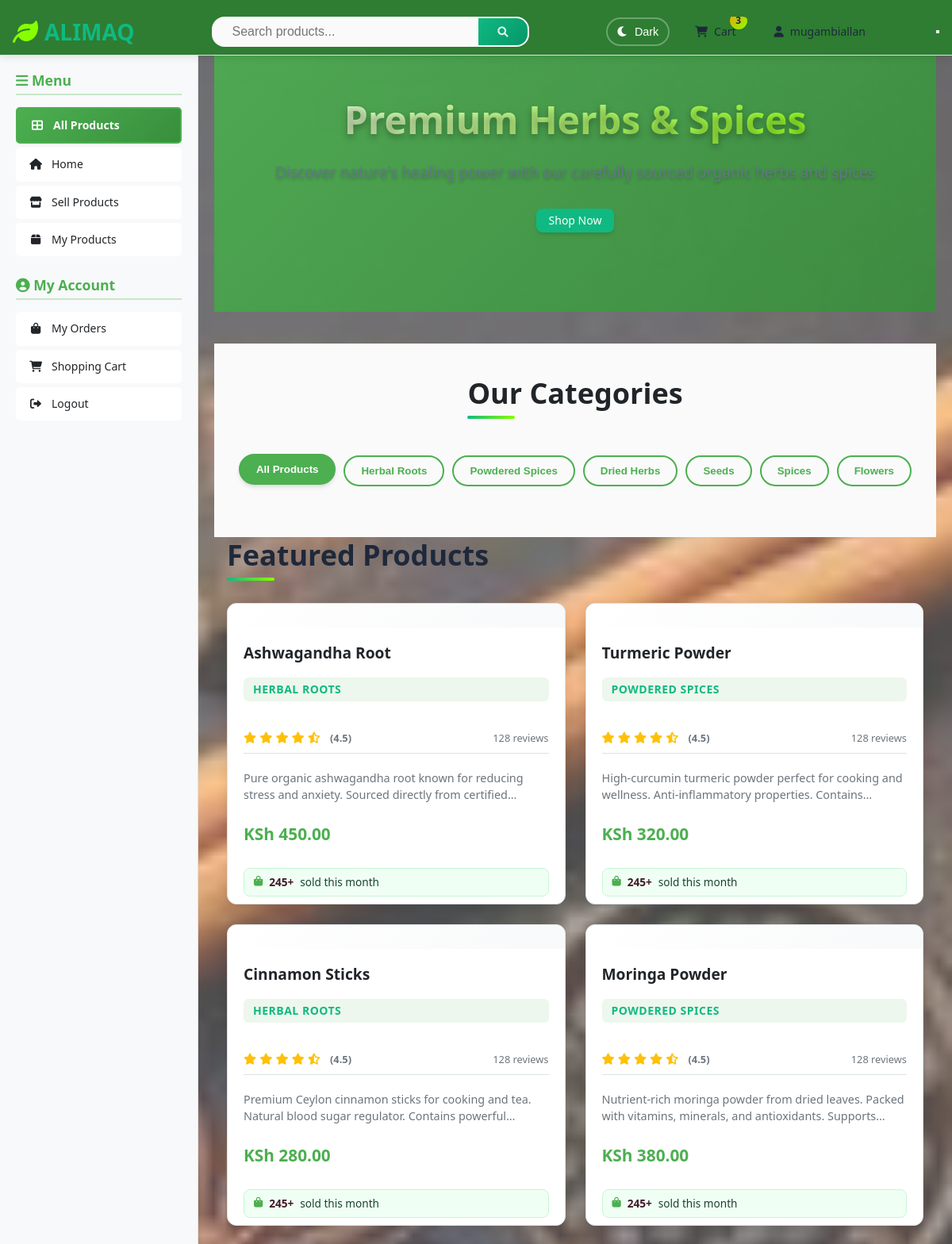
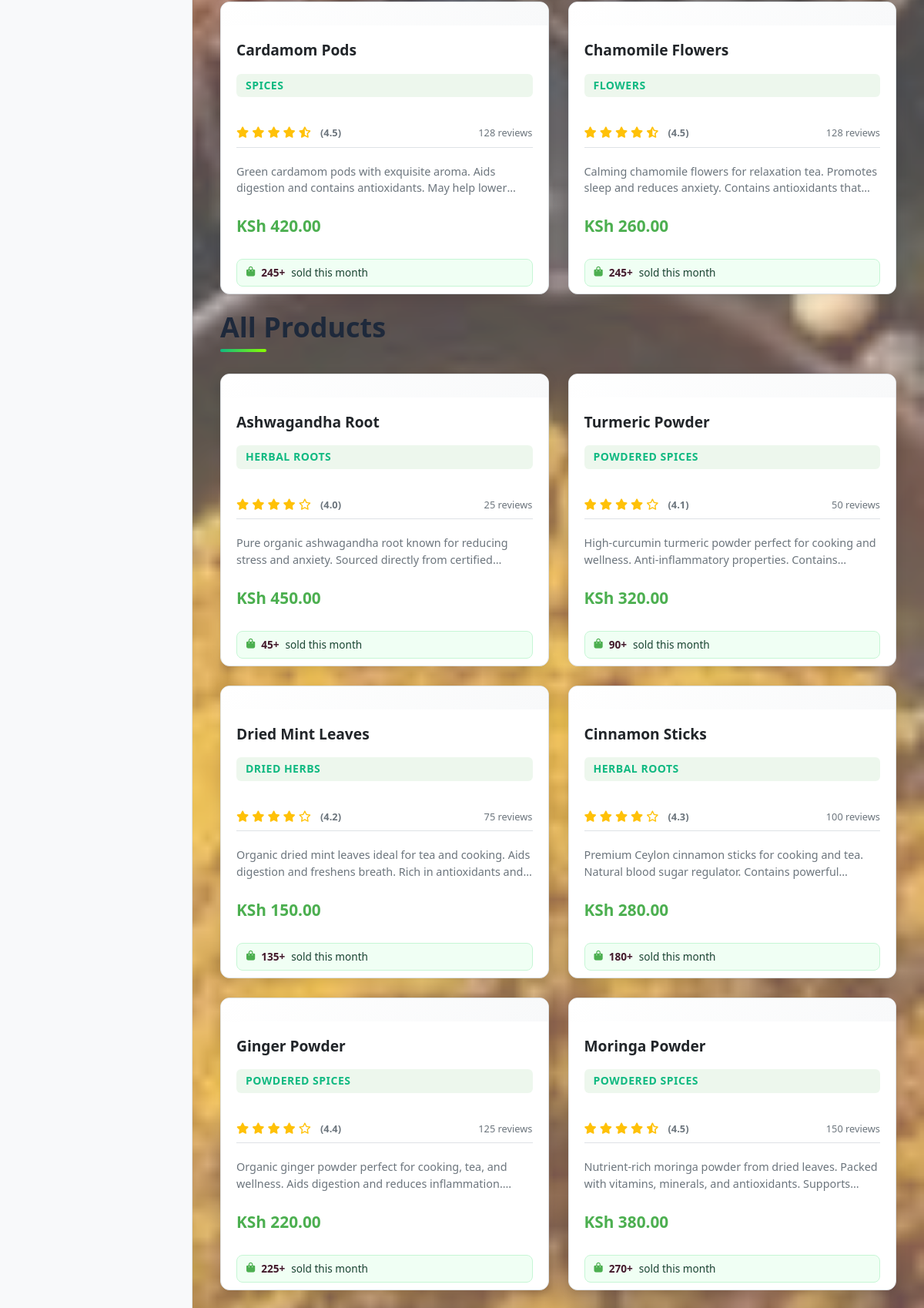
The app's page / (signed in, upper part) with its own data (2 pictures, top to bottom).
### app.py (models this page shows)
class User(UserMixin, db.Model):
    id = db.Column(db.Integer, primary_key=True)
    email = db.Column(db.String(100), unique=True, nullable=False)
    password = db.Column(db.String(255), nullable=False)
    name = db.Column(db.String(100), nullable=False)
    phone = db.Column(db.String(20), nullable=False)
    verified = db.Column(db.Boolean, default=False)
    is_seller = db.Column(db.Boolean, default=False)
    is_admin = db.Column(db.Boolean, default=False)
    created_at = db.Column(db.DateTime, default=datetime.utcnow)
    updated_at = db.Column(db.DateTime, default=datetime.utcnow, onupdate=datetime.utcnow)

class Product(db.Model):
    id = db.Column(db.Integer, primary_key=True)
    name = db.Column(db.String(100), nullable=False)
    description = db.Column(db.Text, nullable=False)
    price = db.Column(db.Float, nullable=False)
    category = db.Column(db.String(50), nullable=False)
    image_url = db.Column(db.String(255), default='default-product.jpg')
    stock = db.Column(db.Integer, default=0)
    seller_id = db.Column(db.Integer, db.ForeignKey('user.id'), nullable=False)
    featured = db.Column(db.Boolean, default=False)
    active = db.Column(db.Boolean, default=True)
    created_at = db.Column(db.DateTime, default=datetime.utcnow)
    updated_at = db.Column(db.DateTime, default=datetime.utcnow, onupdate=datetime.utcnow)
    seller = db.relationship('User', backref=db.backref('products', lazy=True))

### app.py (the view)
@app.route('/')
def index():
    category = request.args.get('category', 'all')
    search = request.args.get('search', '')
    query = Product.query.filter_by(active=True)
    if category != 'all':
        query = query.filter_by(category=category)
    if search:
        query = query.filter(Product.name.ilike(f'%{search}%'))
    products = query.order_by(Product.created_at.desc()).all()
    featured_products = Product.query.filter_by(featured=True, active=True).limit(8).all()
    print(f"DEBUG: Loading {len(products)} products from database")
    for product in products:
        print(f"  - {product.name} (Active: {product.active})")
    return render_template('index.html',
                         products=products,
                         categories=Config.CATEGORIES,
                         selected_category=category,
                         search_query=search,
                         featured_products=featured_products)

### app.py (called while the page is built)
@login_manager.user_loader
def load_user(user_id):
    return db.session.get(User, int(user_id))

### templates/index.html (shortened to what this page needs)
{% extends "base.html" %}
{% block content %}
<section class="hero">
    <div class="hero-content">
        <h1>Premium Herbs & Spices</h1>
        <p>Discover nature's healing power with our carefully sourced organic herbs and spices</p>
        <a href="#products" class="btn btn-primary">Shop Now</a>
    </div>
</section>
<section class="category-filter" id="products">
    <div class="container">
        <h2>Our Categories</h2>
        <div class="filter-buttons">
            <button class="filter-btn {% if selected_category == 'all' %}active{% endif %}"
                    data-filter="all">All Products</button>
            {% for category in categories %}
            <button class="filter-btn {% if selected_category == category %}active{% endif %}"
                    data-filter="{{ category }}">{{ category }}</button>
            {% endfor %}
        </div>
    </div>
</section>
{% if featured_products %}
<section class="featured-products">
    <div class="container">
        <h2>Featured Products</h2>
        <div class="products-grid">
            {% for product in featured_products %}
            <div class="product-card" data-category="{{ product.category }}">
                <div class="product-image">
                </div>
                <div class="product-info">
                    <h3>{{ product.name }}</h3>
                    <p class="product-category">{{ product.category }}</p>
                    <div class="product-rating">
                        <div class="stars">
                            {% set rating = product.rating|default(4.5) %}
                            {% for i in range(1, 6) %}
                                {% if i <= rating|int %}
                                    <i class="fas fa-star"></i>
                                {% elif i - 0.5 <= rating %}
                                    <i class="fas fa-star-half-alt"></i>
                                {% else %}
                                    <i class="far fa-star"></i>
                                {% endif %}
                            {% endfor %}
                            <span class="rating-value">({{ "%.1f"|format(rating) }})</span>
                        </div>
                        <span class="reviews-count">{{ product.reviews_count|default(128) }} reviews</span>
                    </div>
                    <p class="product-description">{{ product.description }}</p>
                    <div class="product-price">
                        KSh {{ "%.2f"|format(product.price) }}
                    </div>
                    <div class="products-sold">
                        <i class="fas fa-shopping-bag"></i>
                        <span class="sold-count">{{ product.sold_count|default(245) }}+</span> sold this month
                    </div>
                </div>
            </div>
            {% endfor %}
        </div>
    </div>
</section>
{% endif %}
<section class="all-products">
    <div class="container">
        <h2>All Products</h2>
        {% if products %}
        <div class="products-grid">
            {% for product in products %}
            <div class="product-card" data-category="{{ product.category }}">
                <div class="product-image">
                </div>
                <div class="product-info">
                    <h3>{{ product.name }}</h3>
                    <p class="product-category">{{ product.category }}</p>
                    <div class="product-rating">
                        <div class="stars">
                            {% set rating = product.rating|default(4.0 + loop.index0 * 0.1) %}
                            {% for i in range(1, 6) %}
                                {% if i <= rating|int %}
                                    <i class="fas fa-star"></i>
                                {% elif i - 0.5 <= rating %}
                                    <i class="fas fa-star-half-alt"></i>
                                {% else %}
                                    <i class="far fa-star"></i>
                                {% endif %}
                            {% endfor %}
                            <span class="rating-value">({{ "%.1f"|format(rating) }})</span>
                        </div>
                        <span class="reviews-count">{{ product.reviews_count|default(loop.index * 25) }} reviews</span>
                    </div>
                    <p class="product-description">{{ product.description }}</p>
                    <div class="product-price">
                        KSh {{ "%.2f"|format(product.price) }}
                    </div>
                    <div class="products-sold">
                        <i class="fas fa-shopping-bag"></i>
                        <span class="sold-count">{{ product.sold_count|default(loop.index * 45) }}+</span> sold this month
                    </div>
                </div>
            </div>
            {% endfor %}
        </div>
        {% else %}
        <div class="no-products">
            <i class="fas fa-search"></i>
            <h3>No products found</h3>
            <p>Try adjusting your search or filter criteria</p>
        </div>
        {% endif %}
    </div>
</section>
{% endblock %}

### templates/base.html (shortened to what this page needs)
<!DOCTYPE html>
<html lang="en" data-theme="{{ 'dark' if session.get('dark_mode') else 'light' }}">
<head>
    <link rel="stylesheet" href="{{ url_for('static', filename='css/main.css') }}">
    <link rel="stylesheet" href="https://cdnjs.cloudflare.com/ajax/libs/font-awesome/6.0.0/css/all.min.css">
</head>
<body>
    <div class="background-container">
        <div class="background-image"></div>
    </div>
    <div class="background-overlay"></div>
    <div class="main-content-area">
        <nav class="navbar">
            <div class="nav-container">
                <div class="nav-logo">
                    <a href="{{ url_for('index') }}">
                        <i class="fas fa-leaf"></i>
                        ALIMAQ
                    </a>
                </div>
                <div class="nav-search">
                    <form action="{{ url_for('index') }}" method="GET" class="search-form">
                        <input type="text" name="search" placeholder="Search products..." value="{{ request.args.get('search', '') }}">
                        <button type="submit" title="Search" aria-label="Search">
                            <i class="fas fa-search" aria-hidden="true"></i>
                        </button>
                    </form>
                </div>
                <div class="nav-menu">
                    <button class="theme-toggle" onclick="toggleDarkMode()" title="Toggle Dark Mode">
                        <i class="fas theme-icon {{ 'fa-sun' if session.get('dark_mode') else 'fa-moon' }}"></i>
                        <span class="theme-text">{{ 'Light' if session.get('dark_mode') else 'Dark' }}</span>
                    </button>
                    {% if current_user.is_authenticated %}
                        <a href="{{ url_for('cart') }}" class="nav-link cart-link">
                            <i class="fas fa-shopping-cart"></i> Cart
                            <span class="cart-count" id="cartCount">
                                {{ current_user.cart_items|length if current_user.cart_items else 0 }}
                            </span>
                        </a>
                        <div class="nav-dropdown">
                            <a href="#" class="nav-link">
                                <i class="fas fa-user"></i> {{ current_user.name }}
                            </a>
                        </div>
                    {% endif %}
                </div>
                <button class="mobile-nav-toggle" id="mobileNavToggle" title="Open mobile navigation menu" aria-label="Open mobile navigation menu">
                </button>
            </div>
        </nav>
        <aside class="sidebar" id="sidebar">
            <div class="sidebar-section">
                <h3><i class="fas fa-bars"></i> Menu</h3>
                <a href="{{ url_for('index') }}" class="sidebar-link all-products active-category">
                    <i class="fas fa-th-large"></i> All Products
                </a>
                <a href="{{ url_for('index') }}" class="sidebar-link">
                    <i class="fas fa-home"></i> Home
                </a>
                {% if current_user.is_authenticated %}
                    <a href="{{ url_for('sell') }}" class="sidebar-link">
                        <i class="fas fa-store"></i> Sell Products
                    </a>
                    <a href="{{ url_for('my_products') }}" class="sidebar-link">
                        <i class="fas fa-box"></i> My Products
                    </a>
                {% endif %}
            </div>
            {% if current_user.is_authenticated %}
            <div class="sidebar-section">
                <h3><i class="fas fa-user-circle"></i> My Account</h3>
                <a href="{{ url_for('user_orders') }}" class="sidebar-link">
                    <i class="fas fa-shopping-bag"></i> My Orders
                </a>
                <a href="{{ url_for('cart') }}" class="sidebar-link">
                    <i class="fas fa-shopping-cart"></i> Shopping Cart
                </a>
                <a href="{{ url_for('logout') }}" class="sidebar-link">
                    <i class="fas fa-sign-out-alt"></i> Logout
                </a>
            </div>
            {% endif %}
        </aside>
        <div class="app-container">
            <div class="main-content-wrapper" id="mainContent">
                <div class="flash-messages">
                </div>
                <main class="main-content">
                    {% block content %}{% endblock %}
                </main>
            </div>
        </div>
    </div>
</body>
</html>

### templates/index.html (style rules this page uses)
.product-rating { display: flex; align-items: center; justify-content: space-between; margin: 10px 0; padding: 8px 0; border-bottom: 1px solid var(--border-color); }
.stars { display: flex; align-items: center; gap: 4px; }
.stars i { color: #ffc107; font-size: 0.9rem; }
.rating-value { color: var(--text-secondary); font-size: 0.8rem; margin-left: 8px; font-weight: 600; }
.reviews-count { color: var(--text-secondary); font-size: 0.8rem; font-weight: 500; }
.products-sold { display: flex; align-items: center; gap: 8px; margin: 8px 0; padding: 6px 12px; background: #f0fff4; border-radius: 8px; font-size: 0.85rem; color: #1a4332; border: 1px solid #c6f6d5; }
.products-sold i { color: var(--primary-color); font-size: 0.8rem; }
.sold-count { font-weight: 700; color: #431a2c; transition: color 0.3s ease; }
.hero { background: linear-gradient(135deg, rgba(76, 175, 80, 0.9), rgba(56, 142, 60, 0.9)); color: white; padding: 100px 0; text-align: center; margin-bottom: 40px; }
.hero-content h1 { font-size: 3rem; margin-bottom: 20px; }
.hero-content p { font-size: 1.2rem; margin-bottom: 30px; opacity: 0.9; }
.category-filter { padding: 40px 0; text-align: center; }
.category-filter h2 { margin-bottom: 30px; color: var(--text-primary); }
.filter-buttons { display: flex; justify-content: center; flex-wrap: wrap; gap: 10px; }
.filter-btn { padding: 10px 20px; border: 2px solid var(--primary-color); background: transparent; color: var(--primary-color); border-radius: 25px; cursor: pointer; transition: all 0.3s ease; font-weight: 600; }
.filter-btn.active, .filter-btn:hover { background: var(--primary-color); color: white; }

### records on screen
User: name "mugambiallan"
Product: name "Ashwagandha Root", category "HERBAL ROOTS", rating "4.5", reviews_count "128", description "Pure organic ashwagandha root known for reducing stress and anxiety. Sourced directly from…", price "450.00", sold_count "245", rating "4.0", reviews_count "25", sold_count "45"
Product: name "Turmeric Powder", category "POWDERED SPICES", rating "4.5", reviews_count "128", description "High-curcumin turmeric powder perfect for cooking and wellness. Anti-inflammatory properties.…", price "320.00", sold_count "245", rating "4.1", reviews_count "50", sold_count "90"
Product: name "Cinnamon Sticks", category "HERBAL ROOTS", rating "4.5", reviews_count "128", description "Premium Ceylon cinnamon sticks for cooking and tea. Natural blood sugar regulator. Contains…", price "280.00", sold_count "245", rating "4.3", reviews_count "100", sold_count "180"
Product: name "Moringa Powder", category "POWDERED SPICES", rating "4.5", reviews_count "128", description "Nutrient-rich moringa powder from dried leaves. Packed with vitamins, minerals, and antioxidants.…", price "380.00", sold_count "245", reviews_count "150", sold_count "270"
Product: name "Cardamom Pods", category "SPICES", rating "4.5", reviews_count "128", description "Green cardamom pods with exquisite aroma. Aids digestion and contains antioxidants. May help…", price "420.00", sold_count "245"
Product: name "Chamomile Flowers", category "FLOWERS", rating "4.5", reviews_count "128", description "Calming chamomile flowers for relaxation tea. Promotes sleep and reduces anxiety. Contains antioxidants…", price "260.00", sold_count "245"
Product: name "Dried Mint Leaves", category "DRIED HERBS", rating "4.2", reviews_count "75", description "Organic dried mint leaves ideal for tea and cooking. Aids digestion and freshens breath. Rich in antioxidants…", price "150.00", sold_count "135"
Product: name "Ginger Powder", category "POWDERED SPICES", rating "4.4", reviews_count "125", description "Organic ginger powder perfect for cooking, tea, and wellness. Aids digestion and reduces…", price "220.00", sold_count "225"

### other values on screen
{{ 'Light' if session.get('dark_mode') else 'Dark' }} "Dark"
{{ current_user.cart_items|length if current_user.cart_items else 0 }} "3"
{{ category }} "Herbal Roots" "Powdered Spices" "Dried Herbs" "Seeds" "Spices" "Flowers"
